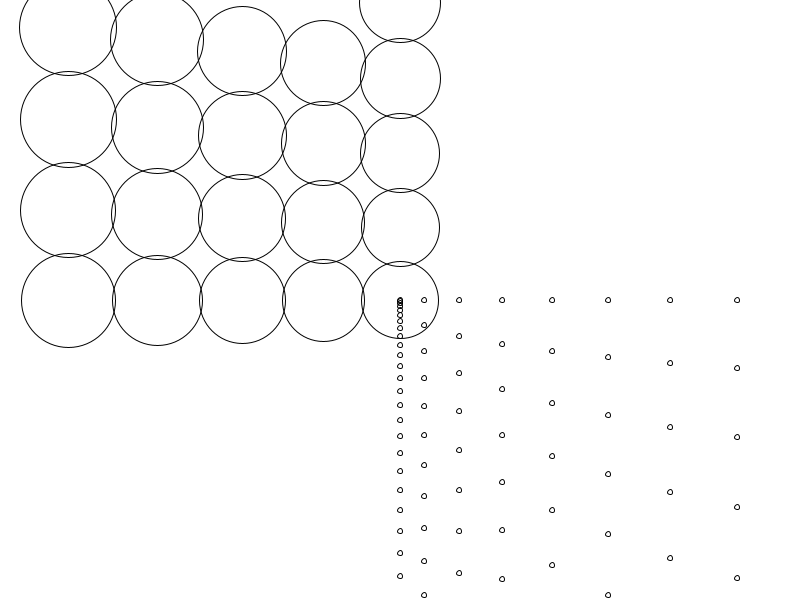
Frame 1 (no input)
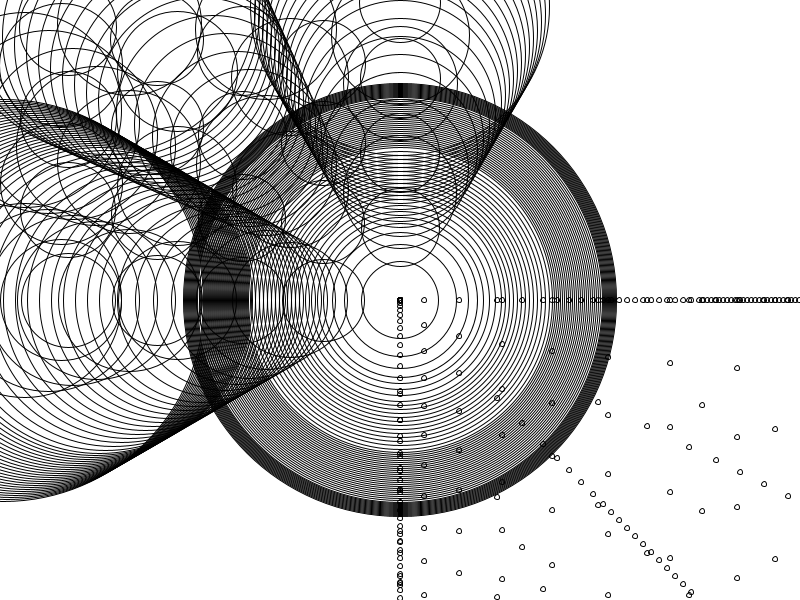
Frame 60 (the mouse pressed at the canvas centre just before this capture)
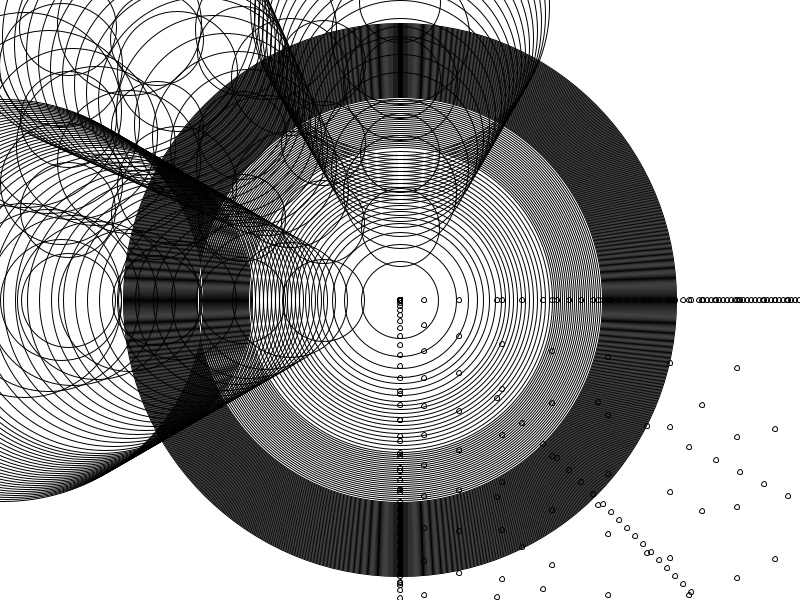
Frame 120 (the mouse held since frame 60 and released just before this capture)

The Processing sketch that drew these frames (run headless with seeded random() and noise(); from frame 60 on, the mouse is pressed at the canvas centre):

// Processing sketch: circle_explosion
// ── circle_explosion.pde

int speed=0;
void setup(){size(800,600);background(255);smooth();stroke(0);
strokeWeight(1);
noFill();}


void draw(){
  
  explode();
 
  
  
      
    }
    
    
void explode(){
for(int i=width/2;i<width;i+=speed){
              for(int j=height/2;j<height;j+=speed){
                 // fill(random(0,255));
                  ellipse(i,j,5,5);
                     speed++;}}
        for(int i=width/2;i>0;i-=speed){
              for(int j=height/2;j>0;j-=speed){
                 // fill(random(40,j),200);
                  ellipse(i,j,5+speed,5+speed);
                delay(2);  
                speed++;                  }}
                  }
